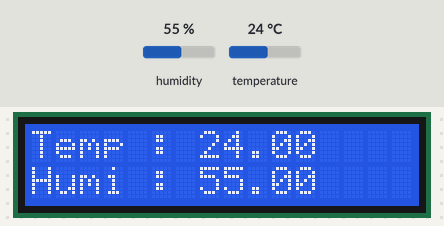
This sketch was run on a simulated ESP8266 (NodeMCU). On the bench: 16×2 character LCD. The inputs (shaded band) are chosen by the test bench; at power-on: humidity 55 %, temperature 24 °C. What the sketch prints to the serial monitor is not drawn.

Above: at 1.2 s.
1.3 s: humidity set to 22 %
At 2.5 s:
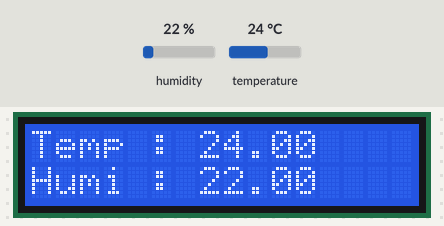
4.1 s: temperature set to 12 °C
At 5.4 s:
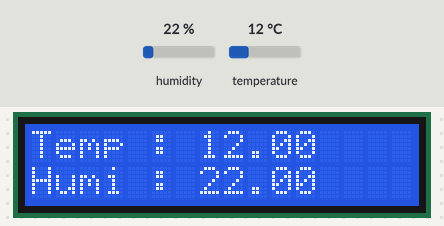
6.9 s: humidity set to 40 %
At 8.8 s:
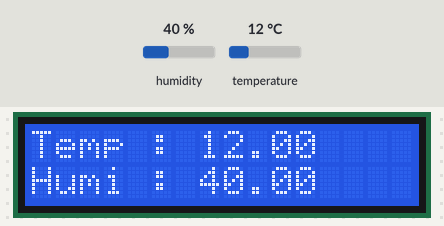
9.8 s: temperature set to 19 °C
At 11.7 s:
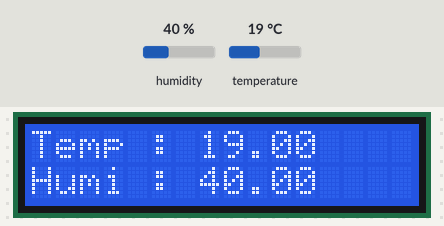
Timing chart, 0 to 13.2 s (numbered marks = the images above; inputs shaded):
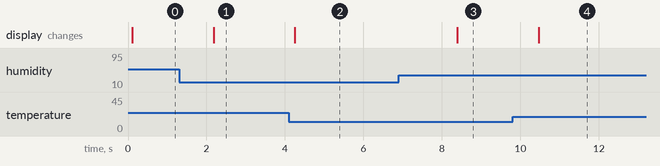

Measured:
- after the input at 1.3 s, the display: changes after 0.88 s (image 1)
- after the input at 4.1 s, the display: changes after 0.15 s (image 2)
- after the input at 6.9 s, the display: changes after 1.5 s (image 3)
- after the input at 9.8 s, the display: changes after 0.66 s (image 4)

The sketch:

DHT11-NodeMCU_LCD.ino
```cpp
#include <LiquidCrystal_I2C.h>
#include <DHT.h>
#define DHTPIN D4
#define DHTTYPE DHT11

DHT dht(DHTPIN, DHTTYPE);
LiquidCrystal_I2C lcd(0x27, 16, 2);


void setup() {
  // put your setup code here, to run once:
  Serial.begin(9600);
  // initialize DHT11
  dht.begin();
  // initialize the LCD
  lcd.begin();
  // Turn on the blacklight
  lcd.backlight();
}

void loop() {
  // put your main code here, to run repeatedly:
  float temp = dht.readTemperature();
  float humi = dht.readHumidity();
  Serial.print("Temp: ");
  Serial.print(temp);
  Serial.print("  Humi: ");
  Serial.println(humi);

  // LCD Display
  lcd.setCursor(0,0);
  lcd.print("Temp : ");
  lcd.print(temp);

  // LCD cursor change
  lcd.setCursor(0,1);
  lcd.print("Humi : ");
  lcd.print(humi);

  delay(1000);

}
```
